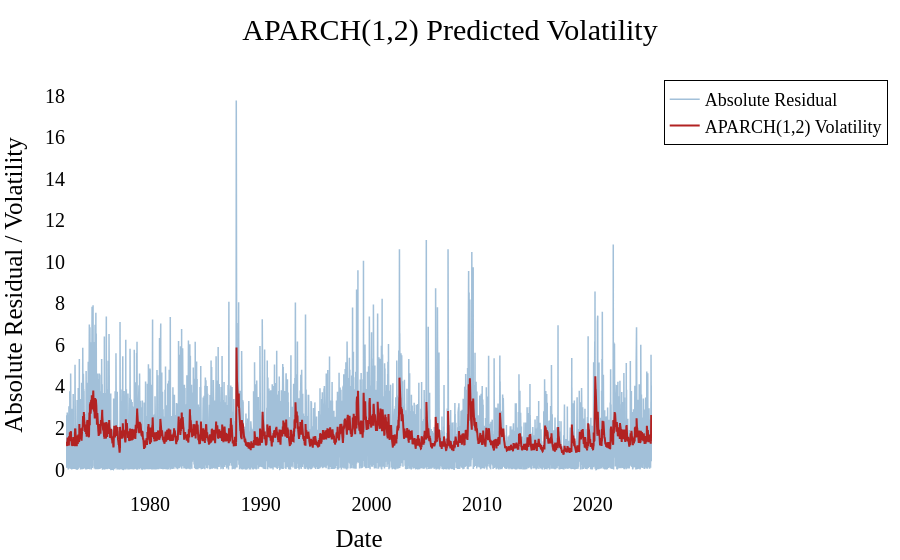

Notebook source saved alongside this figure:
### Code cell
# Plot absolute residuals vs conditional volatility

fig_aparch = go.Figure()

fig_aparch.add_trace(go.Scatter(
    x=df['ds'][-len(residuals):],
    y=abs(residuals),
    mode='lines',
    name='Absolute Residual',
    line=dict(color='steelblue', width=1.5),
    opacity=0.5
))

fig_aparch.add_trace(go.Scatter(
    x=df['ds'][-len(aparch_volatility):],
    y=aparch_volatility,
    mode='lines',
    name='APARCH(1,2) Volatility',
    line=dict(color='firebrick', width=2.0)
))

fig_aparch.update_layout(
    title=dict(
        text='APARCH(1,2) Predicted Volatility',
        x=0.5,
        font=dict(size=30, family='Serif', color='black')
    ),
    xaxis=dict(
        title=dict(
            text='Date',
            font=dict(size=25, family='Serif', color='black')
        ),
        tickfont=dict(size=20, family='Serif', color='black'),
        showgrid=False
    ),
    yaxis=dict(
        title=dict(
            text='Absolute Residual / Volatility',
            font=dict(size=25, family='Serif', color='black')
        ),
        tickfont=dict(size=20, family='Serif', color='black'),
        showgrid=False,
        zeroline=False,
    ),
    font=dict(
        family="Serif",
        size=20,
        color="black"
    ),
    plot_bgcolor='white',
    paper_bgcolor='white',
    legend=dict(
        font=dict(size=18),
        bgcolor='rgba(255,255,255,0.5)',
        bordercolor='black',
        borderwidth=1
    ),
    margin=dict(t=80, l=60, r=60, b=60)
)

fig_aparch.show()

### Figure 1 — Plotly figure (JSON) as saved in the notebook; plotly's stock layout.template omitted (floating-point values rounded to 4 significant figures; data arrays with more than 128 entries replaced by an {"elided": "..."} marker saying what was removed)
{"data": [{"line": {"color": "steelblue", "width": 1.5}, "mode": "lines", "name": "Absolute Residual", "opacity": 0.5, "type": "scatter", "x": {"elided": "13343 str values"}, "y": {"elided": "13343 float values"}}, {"line": {"color": "firebrick", "width": 2}, "mode": "lines", "name": "APARCH(1,2) Volatility", "type": "scatter", "x": {"elided": "13343 str values"}, "y": {"elided": "13343 float values"}}], "layout": {"font": {"color": "black", "family": "Serif", "size": 20}, "legend": {"bgcolor": "rgba(255,255,255,0.5)", "bordercolor": "black", "borderwidth": 1, "font": {"size": 18}}, "margin": {"b": 60, "l": 60, "r": 60, "t": 80}, "paper_bgcolor": "white", "plot_bgcolor": "white", "title": {"font": {"color": "black", "family": "Serif", "size": 30}, "text": "APARCH(1,2) Predicted Volatility", "x": 0.5}, "xaxis": {"showgrid": false, "tickfont": {"color": "black", "family": "Serif", "size": 20}, "title": {"font": {"color": "black", "family": "Serif", "size": 25}, "text": "Date"}}, "yaxis": {"showgrid": false, "tickfont": {"color": "black", "family": "Serif", "size": 20}, "title": {"font": {"color": "black", "family": "Serif", "size": 25}, "text": "Absolute Residual / Volatility"}, "zeroline": false}}}
